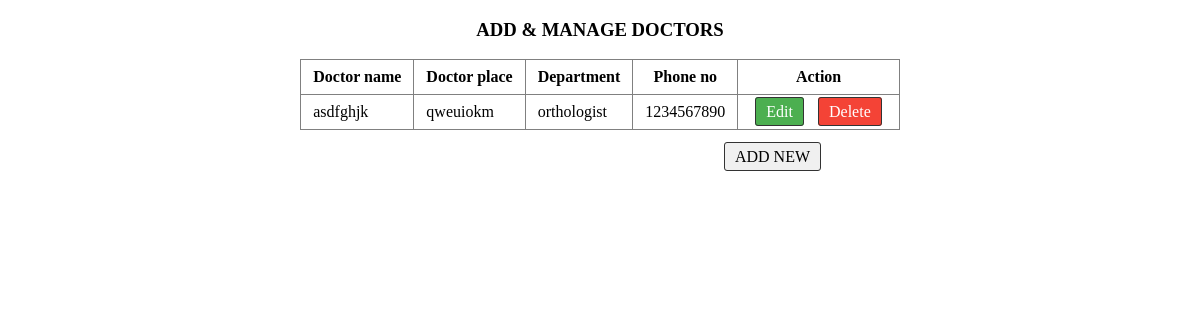
The app's page /ViewDoctor with its own data.
### HealthEmergencyApp/models.py (models this page shows)
class DoctorModel(models.Model):
    HOSPITAL=models.ForeignKey(HospitalModel,on_delete=models.CASCADE,null=True,blank=True)
    DoctorName=models.CharField(max_length=30,null=True,blank=True)
    Place=models.CharField(max_length=40,null=True,blank=True)
    Department=models.CharField(max_length=30,null=True,blank=True)
    contact_no=models.IntegerField(null=True,blank=True)
    Photo = models.FileField(null=True, blank=True)

### HealthEmergencyApp/views.py (the view)
# urls.py: path('ViewDoctor',ViewDoctor.as_view(),name="ViewDoctor"),
class ViewDoctor(View):
    def get(self, request):
        c = DoctorModel.objects.all()
        return render(request, "hospital/doctors.html",{'doctors':c})

### templates/Hospital/doctors.html (shortened to what this page needs)
<!DOCTYPE html>
<html lang="en">
<head>
</head>
<body>
    <center>
        <h3>ADD & MANAGE DOCTORS</h3>
        <table border="1">
            <tr>
                <th>Doctor name</th>
                <th>Doctor place</th>
                <th>Department</th>
                <th>Phone no</th>
                <th>Action</th>
            </tr>
            {% for i in doctors %}
            <tr>
                <td>{{ i.DoctorName }}</td>
                <td>{{ i.Place }}</td>
                <td>{{ i.Department }}</td>
                <td>{{ i.contact_no }}</td>
                <td>
                    <a href="/editdoctor/{{ i.id }}" class="action-btn edit-btn">Edit</a>
                    <a href="/deletedoctor/{{ i.id }}" class="action-btn delete-btn" onClick="return confirm('Are you sure you want to delete this doctor?');">Delete</a>
                </td>
            </tr>
            {% endfor %}
        </table>
        <br/>
        <a href="/AddManageDoctors" style="margin-left: 350px;" class="action-btn">ADD NEW</a>
    </center>
</body>
</html>

### templates/Hospital/doctors.html (style rules this page uses)
table { border-collapse: collapse; }
th, td { padding: 8px 12px; }
.action-btn { margin: 0 5px; text-decoration: none; padding: 5px 10px; border: 1px solid #333; border-radius: 3px; background-color: #f0f0f0; color: #000; }
.edit-btn { background-color: #4CAF50; color: white; }
.delete-btn { background-color: #f44336; color: white; }

### records on screen
DoctorModel: DoctorName "asdfghjk", Place "qweuiokm", Department "orthologist", contact_no "1234567890"
